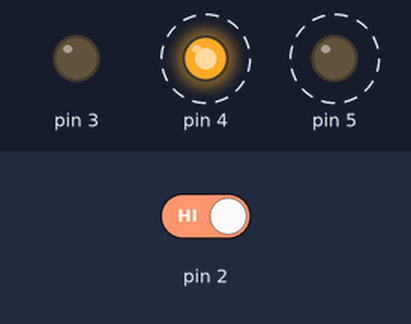
Simulated run of this sketch. Board: Arduino Uno, built with avr-gcc and run on an emulated ATmega328P. On the bench: output pins drawn as LEDs (lit = HIGH). Dashed ring = blinking. The inputs (shaded band) are chosen by the test bench; at power-on: pin 2 HIGH.

Above: at 1.37 s.
1.8 s: pin 2 driven LOW
At 2.8 s:
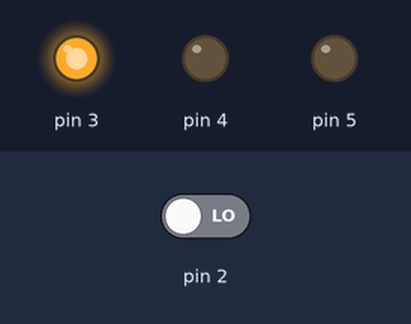
3.5 s: pin 2 driven HIGH
At 3.62 s:
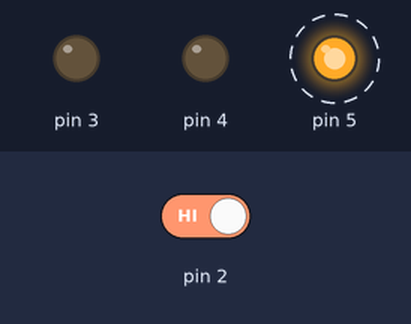
Timing chart, 0 to 12.5 s (numbered marks = the images above; inputs shaded):
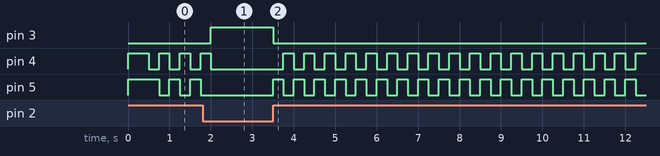

The sketch:

sketch_jun15a.ino
```cpp
void setup() {
  // put your setup code here, to run once:
  pinMode(2, INPUT);
  pinMode(3, OUTPUT);
  pinMode(4, OUTPUT);
  pinMode(5, OUTPUT);

  digitalWrite(4, HIGH);
  digitalWrite(5, HIGH);

  delay(500);

  digitalWrite(3, LOW);
  digitalWrite(4, HIGH);
}

void loop() {
  // put your main code here, to run repeatedly:
  int switchState = digitalRead(2);

  if (switchState == LOW) {
    digitalWrite(3, HIGH);
    digitalWrite(4, LOW);
    digitalWrite(5, LOW);
  } else {
    digitalWrite(3, LOW);
    digitalWrite(4, LOW);
    digitalWrite(5, HIGH);

    delay(250);

    digitalWrite(4, HIGH);
    digitalWrite(5, LOW);

    delay(250);
  }

}
```

Measured:
- after the input at 1.8 s, pin 3: LOW → HIGH after 0.20 s; pin 4: goes on until 2.0 s, then stays LOW; pin 5: stops changing and stays LOW
- after the input at 3.5 s, pin 3: HIGH → LOW at once; pin 4: alternates HIGH for 0.25 s and LOW for 0.25 s, starting after 0.25 s; pin 5: alternates HIGH for 0.25 s and LOW for 0.25 s, starting at once
- by itself, pin 4, pin 5: alternates HIGH for 0.25 s and LOW for 0.25 s
